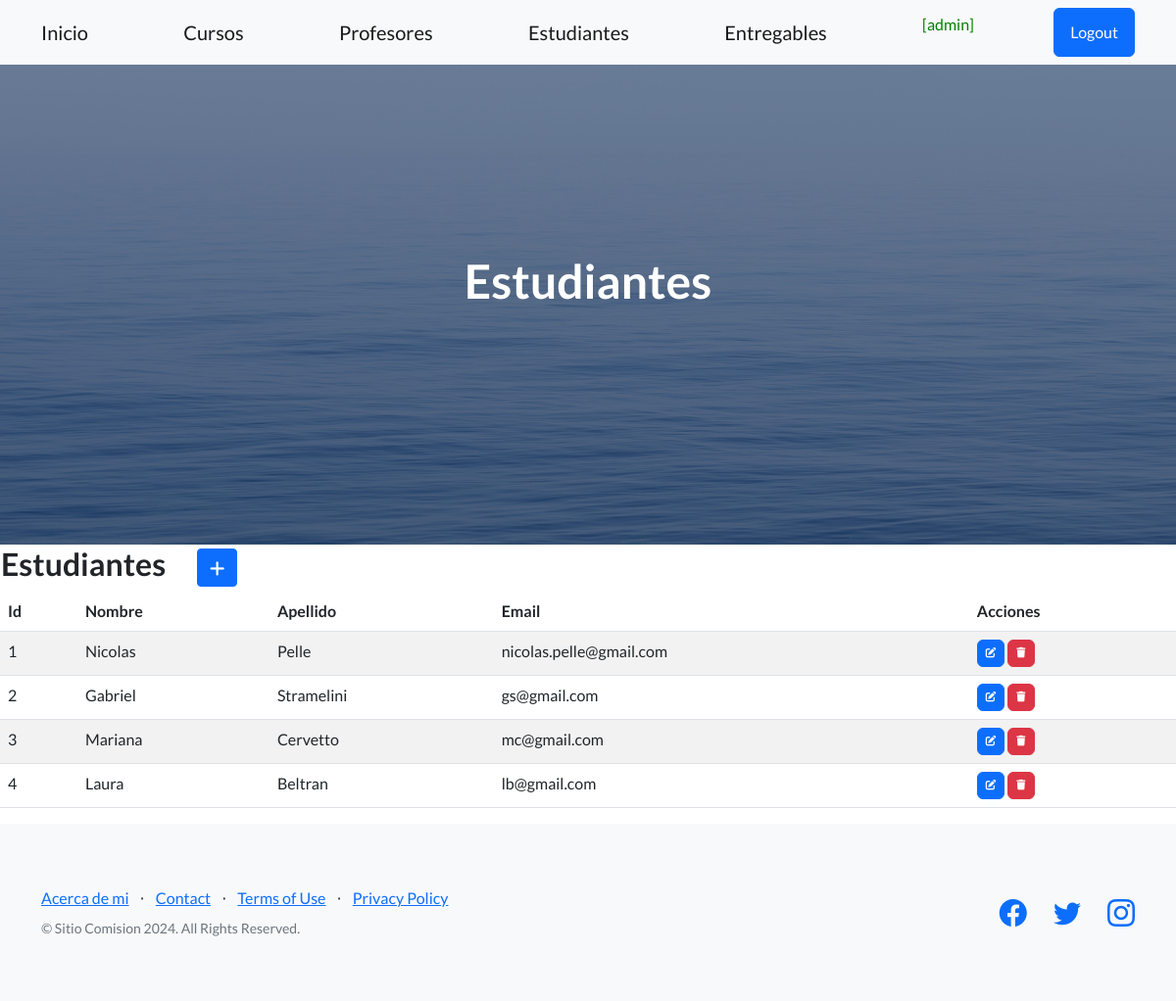
The app's page /estudiantes/ (signed in) with its own data.
### aplicacion/models.py (models this page shows, shortened)
class Estudiante(models.Model):
    nombre = models.CharField(max_length=60)
    apellido = models.CharField(max_length=60)
    email = models.EmailField()

### aplicacion/views.py (the view)
# urls.py: path('estudiantes/', EstudianteList.as_view(), name="estudiantes"),
class EstudianteList(LoginRequiredMixin, ListView):
    model = Estudiante

### aplicacion/templates/aplicacion/estudiante_list.html (shortened to what this page needs)
{% extends "aplicacion/index.html" %}
{% block titulo %}
<h1 class="mb-5">Estudiantes</h1>
{% endblock titulo %}
{% block contenido %}
<table>
    <tr>
        <td width="200"><h2>Estudiantes</h2></td>
        <td>
            <a
            href="{% url 'estu_create' %}"
            class="btn btn-primary btn-sm"
            >
            </a>
        </td>
    </tr>
</table>
<table class="table table-striped">
    <thead>
        <tr>
            <th>Id</th>
            <th>Nombre</th>
            <th>Apellido</th>
            <th>Email</th>
            <th>Acciones</th>
        </tr>
    </thead>
    <tbody>
    {% for e in estudiante_list  %}
        <tr>
            <td>{{ e.id }}</td>
            <td>{{ e.nombre }}</td>
            <td>{{ e.apellido }}</td>
            <td>{{ e.email }}</td>
            <td>
                <a
                  href="{% url 'estu_update' e.id %}"
                  class="btn btn-primary"
                  style="--bs-btn-padding-y: .25rem; --bs-btn-padding-x: .5rem; --bs-btn-font-size: .75rem;"
                  >
                </a>
                <a
                  href="{% url 'estu_delete' e.id %}"
                  class="btn btn-danger"
                  style="--bs-btn-padding-y: .25rem; --bs-btn-padding-x: .5rem; --bs-btn-font-size: .75rem;"
                  >
                </a>
            </td>
        </tr>
    {% endfor %}
    </tbody>
</table>
{% endblock contenido %}

### aplicacion/templates/aplicacion/index.html (shortened to what this page needs)
<!DOCTYPE html>
<html lang="en">
    <head>
        {% load static %}
        <link href="https://cdn.jsdelivr.net/npm/bootstrap-icons@1.5.0/font/bootstrap-icons.css" rel="stylesheet" type="text/css" />
        <link href="{% static  'css/styles.css' %}" rel="stylesheet" />
        <link rel="stylesheet" href="https://cdnjs.cloudflare.com/ajax/libs/font-awesome/6.4.0/css/all.min.css">
    </head>
    <body>
        <nav class="navbar navbar-light bg-light static-top">
            <div class="container">
                <a class="navbar-brand" href="{% url 'home' %}">Inicio</a>
                {% if  user.is_authenticated %}
                    <a class="navbar-brand" href="{% url 'cursos' %}">Cursos</a>
                    <a class="navbar-brand" href="{% url 'profesores' %}">Profesores</a>
                    <a class="navbar-brand" href="{% url 'estudiantes' %}">Estudiantes</a>
                    <a class="navbar-brand" href="{% url 'entregables' %}">Entregables</a>
                    <p style="color:green">[{{user.username}}]</p>
                    <a class="btn btn-primary" href="{% url 'logout' %}">Logout</a>
                {% else %}
                    <a class="btn btn-primary" href="{% url 'login' %}">Login</a>
                    <a class="btn btn-success" href="{% url 'registrar' %}">Registrarse</a>
                {% endif %}
            </div>
        </nav>
        <header class="masthead">
            <div class="container position-relative">
                <div class="row justify-content-center">
                    <div class="col-xl-6">
                        <div class="text-center text-white">
                            {% block titulo %}{% endblock titulo %}
                        </div>
                    </div>
                </div>
            </div>
        </header>
        {% block contenido %}
        {% endblock contenido %}
        <footer class="footer bg-light">
            <div class="container">
                <div class="row">
                    <div class="col-lg-6 h-100 text-center text-lg-start my-auto">
                        <ul class="list-inline mb-2">
                            <li class="list-inline-item"><a href="{% url 'acerca_de_mi' %}">Acerca de mi</a></li>
                            <li class="list-inline-item">⋅</li>
                            <li class="list-inline-item"><a href="#!">Contact</a></li>
                            <li class="list-inline-item">⋅</li>
                            <li class="list-inline-item"><a href="#!">Terms of Use</a></li>
                            <li class="list-inline-item">⋅</li>
                            <li class="list-inline-item"><a href="#!">Privacy Policy</a></li>
                        </ul>
                        <p class="text-muted small mb-4 mb-lg-0">&copy; Sitio Comision 2024. All Rights Reserved.</p>
                    </div>
                    <div class="col-lg-6 h-100 text-center text-lg-end my-auto">
                        <ul class="list-inline mb-0">
                            <li class="list-inline-item me-4">
                                <a href="#!"><i class="bi-facebook fs-3"></i></a>
                            </li>
                            <li class="list-inline-item me-4">
                                <a href="#!"><i class="bi-twitter fs-3"></i></a>
                            </li>
                            <li class="list-inline-item">
                                <a href="#!"><i class="bi-instagram fs-3"></i></a>
                            </li>
                        </ul>
                    </div>
                </div>
            </div>
        </footer>
    </body>
</html>

### records on screen
Estudiante: id "1", nombre "Nicolas", apellido "Pelle", email "nicolas.pelle@gmail.com"
Estudiante: id "2", nombre "Gabriel", apellido "Stramelini", email "gs@gmail.com"
Estudiante: id "3", nombre "Mariana", apellido "Cervetto", email "mc@gmail.com"
Estudiante: id "4", nombre "Laura", apellido "Beltran", email "lb@gmail.com"

### other values on screen
{{ user.username }} "admin"
